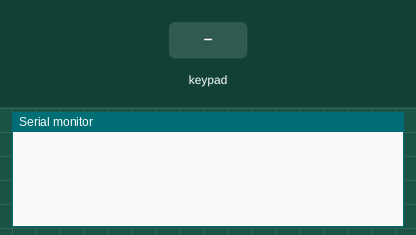
This sketch was run on a simulated Arduino Uno, built with avr-gcc and run on an emulated ATmega328P. On the bench: the last lines printed to the serial monitor. Inputs (shaded band) come from the test bench.

Above: at 1.2 s.
1.3 s: key '1' pressed
At 2.5 s:
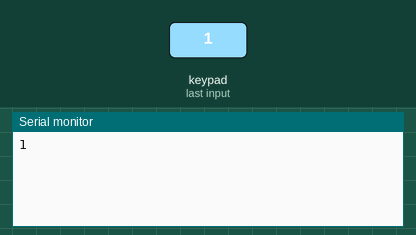
2.8 s: keypad keys 7 8 9 1 0 # pressed 0.4 s apart
At 5.4 s:
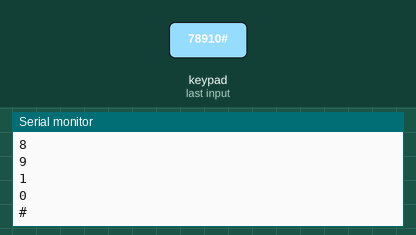
6.7 s: key '*' pressed
At 7.1 s:
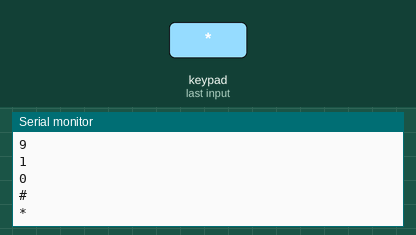
8.2 s: keypad keys 1 1 1 2 1 3 pressed 0.4 s apart
At 10.7 s:
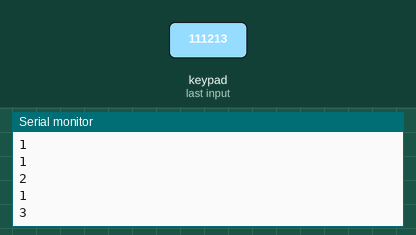
Timing chart, 0 to 12.2 s (numbered marks = the images above; inputs shaded):
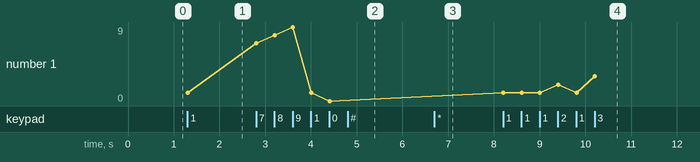

Measured:
- after the input at 1.3 s, the serial monitor: prints a new line at once (image 1)
- after the input at 2.8 s, the serial monitor: prints a new line at once (image 2)
- after the input at 6.7 s, the serial monitor: prints a new line at once (image 3)
- after the input at 8.2 s, the serial monitor: prints a new line at once (image 4)
- plotted number 1: 1 → 0 after the input at 2.8 s, 0 → 3 after the input at 8.2 s

The sketch:

KeypadExample.ino
```cpp
#include <Key.h>
#include <Keypad.h>

const byte ROWS = 4;
const byte COLS = 3;
char hexaKeys[ROWS][COLS] = {
 {'1','2','3'},
 {'4','5','6'},
 {'7','8','9'},
 {'*','0','#'}
};

byte rowPins[ROWS] = {7,8,9,10};
byte colPins[COLS] = {11,12,13};
Keypad customKeypad = Keypad( makeKeymap(hexaKeys), rowPins, colPins, ROWS, COLS);

void setup(){
  Serial.begin(9600);
}

void loop(){
  char customKey = customKeypad.getKey();
  if (customKey){
    Serial.println(customKey); // Send the pressed key value to the arduino serial monitor
  }
}
```
